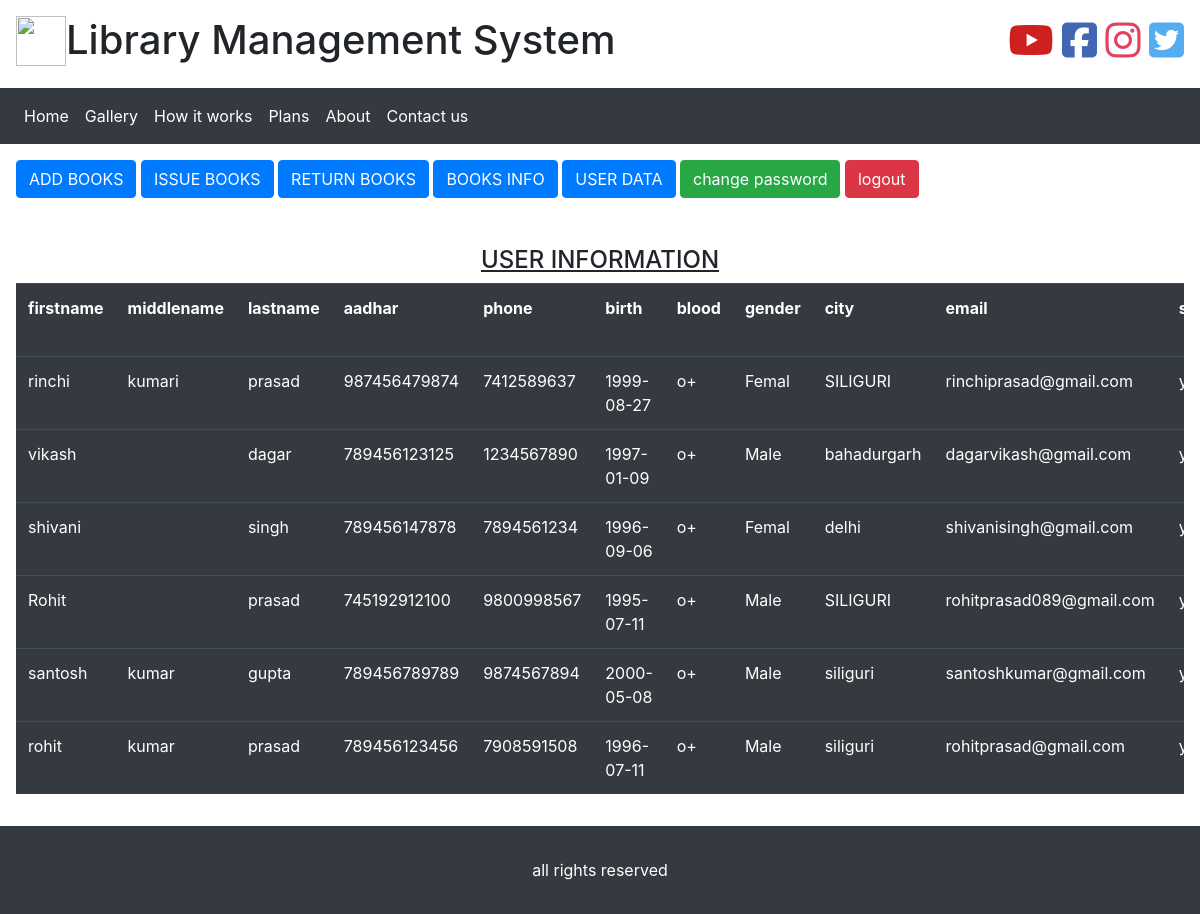
/librarian/lsinfo.php (signed in), run on the app's committed database.
### tables this page shows
CREATE TABLE `userinfo` (
  `id` int(50) NOT NULL,
  `firstname` varchar(50) NOT NULL,
  `middlename` varchar(50) NOT NULL,
  `lastname` varchar(50) NOT NULL,
  `aadhar` varchar(12) NOT NULL,
  `phone` varchar(10) NOT NULL,
  `birth` varchar(50) NOT NULL,
  `blood` varchar(5) NOT NULL,
  `gender` varchar(6) NOT NULL,
  `nationality` varchar(255) NOT NULL,
  `city` varchar(255) NOT NULL,
  `state` varchar(255) NOT NULL,
  `pin` int(6) NOT NULL,
  `paddress` varchar(255) NOT NULL,
  `taddress` varchar(255) NOT NULL,
  `email` varchar(255) NOT NULL,
  `password` varchar(255) NOT NULL,
  `photo` varchar(600) NOT NULL,
  `status` varchar(50) NOT NULL
);

### librarian/lsinfo.php (the view, shortened to what this page needs)
<?php
include('lheader.php')
?>
  <div class="container-fluid p-3">
  <center><h4 class="mt-3"><u>USER INFORMATION</u></h4></center>
<?php
    include_once('../connection.php');
    $res=mysqli_query($conn,"select * from userinfo");
    echo"<div class='table-responsive'>";
    echo"<table class='table table-hover table-dark'>";
    echo"<tr>";
    echo"<th>";echo"firstname";echo"</th>";
    echo"<th>";echo"middlename";echo"</th>";
    echo"<th>";echo"lastname";echo"</th>";
    echo"<th>";echo"aadhar";echo"</th>";
    echo"<th>";echo"phone";echo"</th>";
    echo"<th>";echo"birth";echo"</th>";
    echo"<th>";echo"blood";echo"</th>";
    echo"<th>";echo"gender";echo"</th>";
    echo"<th>";echo"city";echo"</th>";
    echo"<th>";echo"email";echo"</th>";
    echo"<th>";echo"status";echo"</th>";
    echo"</tr>";
    while($row=mysqli_fetch_array($res))
    {
    echo"<tr>";
    echo"<td>";echo $row["firstname"];echo"</td>";
    echo"<td>";echo $row["middlename"];echo"</td>";
    echo"<td>";echo $row["lastname"];echo"</td>";
    echo"<td>";echo $row["aadhar"];echo"</td>";
    echo"<td>";echo $row["phone"];echo"</td>";
    echo"<td>";echo $row["birth"];echo"</td>";
    echo"<td>";echo $row["blood"];echo"</td>";
    echo"<td>";echo $row["gender"];echo"</td>";
    echo"<td>";echo $row["city"];echo"</td>";
    echo"<td>";echo $row["email"];echo"</td>";
    echo"<td>";echo $row["status"];echo"</td>";
    echo"<td>";?> <a href="approve.php?id=<?php echo $row["id"]; ?> ">approve</a><?php echo"</td>";
    echo"<td>";?> <a href="notapprove.php?id=<?php echo $row["id"]; ?> ">not approve</a><?php echo"</td>";
    echo"</tr>";
    }
    echo"</table>";
    echo"</div>";
?>
</div>
<?php
include('../footer.php')
?>

### data on the page
userinfo: firstname "rinchi", middlename "kumari", lastname "prasad", aadhar "987456479874", phone "7412589637", birth "1999-08-27", blood "o+", gender "Femal", city "SILIGURI", email "rinchiprasad@gmail.com"
userinfo: firstname "vikash", lastname "dagar", aadhar "789456123125", phone "1234567890", birth "1997-01-09", blood "o+", gender "Male", city "bahadurgarh", email "dagarvikash@gmail.com"
userinfo: firstname "shivani", lastname "singh", aadhar "789456147878", phone "7894561234", birth "1996-09-06", blood "o+", gender "Femal", city "delhi", email "shivanisingh@gmail.com"
userinfo: firstname "Rohit", lastname "prasad", aadhar "745192912100", phone "9800998567", birth "1995-07-11", blood "o+", gender "Male", city "SILIGURI", email "rohitprasad089@gmail.com"
userinfo: firstname "santosh", middlename "kumar", lastname "gupta", aadhar "789456789789", phone "9874567894", birth "2000-05-08", blood "o+", gender "Male", city "siliguri", email "santoshkumar@gmail.com"
userinfo: firstname "rohit", middlename "kumar", lastname "prasad", aadhar "789456123456", phone "7908591508", birth "1996-07-11", blood "o+", gender "Male", city "siliguri", email "rohitprasad@gmail.com"
